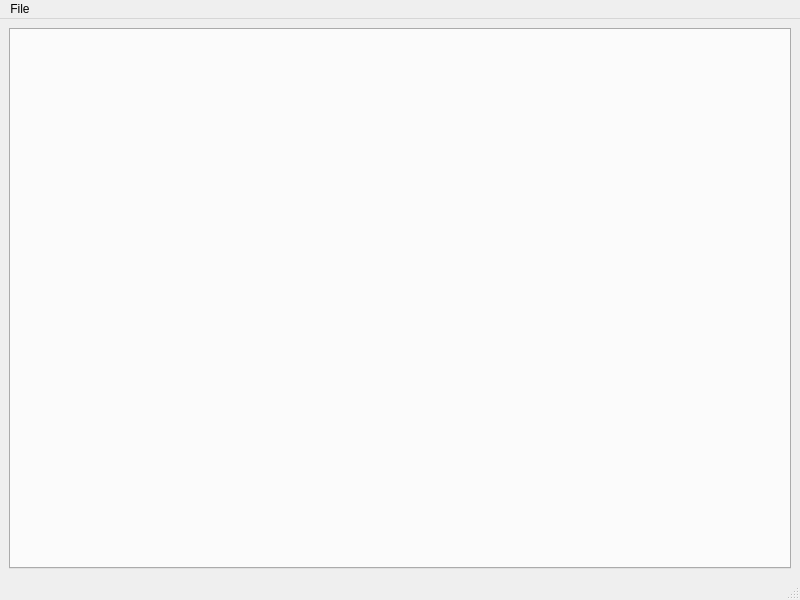
<?xml version="1.0" encoding="UTF-8"?>
<ui version="4.0">
 <class>MainWindow</class>
 <widget class="QMainWindow" name="MainWindow">
  <property name="geometry">
   <rect>
    <x>0</x>
    <y>0</y>
    <width>800</width>
    <height>600</height>
   </rect>
  </property>
  <property name="windowTitle">
   <string>PZ Mod Manager</string>
  </property>
  <widget class="QWidget" name="centralwidget">
   <layout class="QVBoxLayout" name="verticalLayout">
    <item>
     <widget class="QTabWidget" name="tabWidget">
      <property name="currentIndex">
       <number>-1</number>
      </property>
     </widget>
    </item>
   </layout>
  </widget>
  <widget class="QMenuBar" name="menubar">
   <property name="geometry">
    <rect>
     <x>0</x>
     <y>0</y>
     <width>800</width>
     <height>22</height>
    </rect>
   </property>
   <widget class="QMenu" name="menuFile">
    <property name="title">
     <string>File</string>
    </property>
    <addaction name="actionSave"/>
    <addaction name="actionSave_All"/>
    <addaction name="actionQuit"/>
   </widget>
   <addaction name="menuFile"/>
  </widget>
  <widget class="QStatusBar" name="statusbar"/>
  <action name="actionSave">
   <property name="text">
    <string>Save</string>
   </property>
  </action>
  <action name="actionQuit">
   <property name="text">
    <string>Quit</string>
   </property>
  </action>
  <action name="actionSave_All">
   <property name="text">
    <string>Save All</string>
   </property>
  </action>
 </widget>
 <tabstops>
  <tabstop>tabWidget</tabstop>
 </tabstops>
 <resources/>
 <connections/>
</ui>
